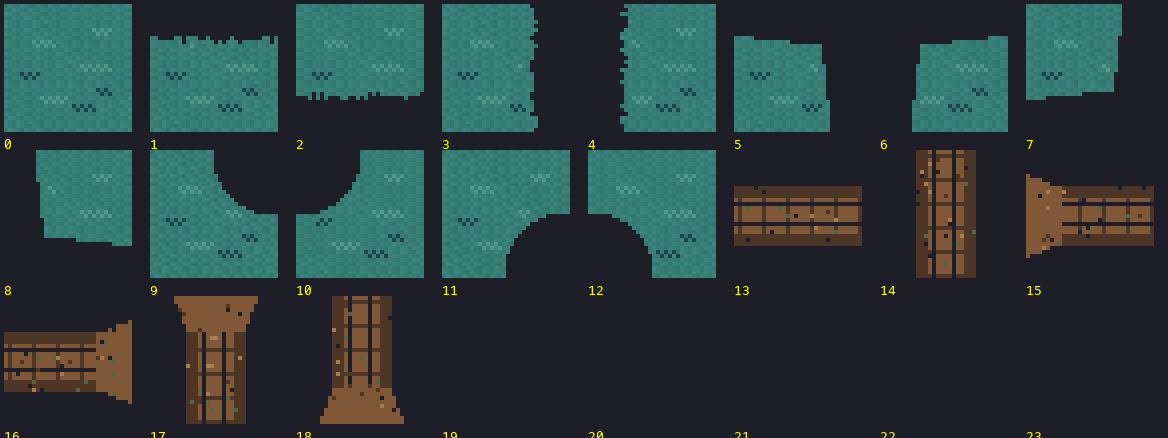

Here is the Python script that generated this plot:
import os
os.environ.setdefault("SDL_VIDEODRIVER","dummy"); os.environ.setdefault("SDL_AUDIODRIVER","dummy")
import pygame
pygame.init(); pygame.display.set_mode((1,1))
font=pygame.font.SysFont("menlo,monospace",13)
sheet=pygame.image.load("rpg_game/assets/tiles/generated/water_bridge_32x32_crisp.png").convert_alpha()
cols,rows=sheet.get_width()//32,sheet.get_height()//32
cell=32*4+18
surf=pygame.Surface((cols*cell,rows*cell)); surf.fill((30,30,40))
for r in range(rows):
    for c in range(cols):
        idx=r*cols+c
        surf.blit(pygame.transform.scale(sheet.subsurface(pygame.Rect(c*32,r*32,32,32)),(128,128)),(c*cell+4,r*cell+4))
        surf.blit(font.render(str(idx),True,(255,255,0)),(c*cell+4,r*cell+136))
pygame.image.save(surf,"scratchpad/bridge_montage.png"); print("wrote",cols,"x",rows)
